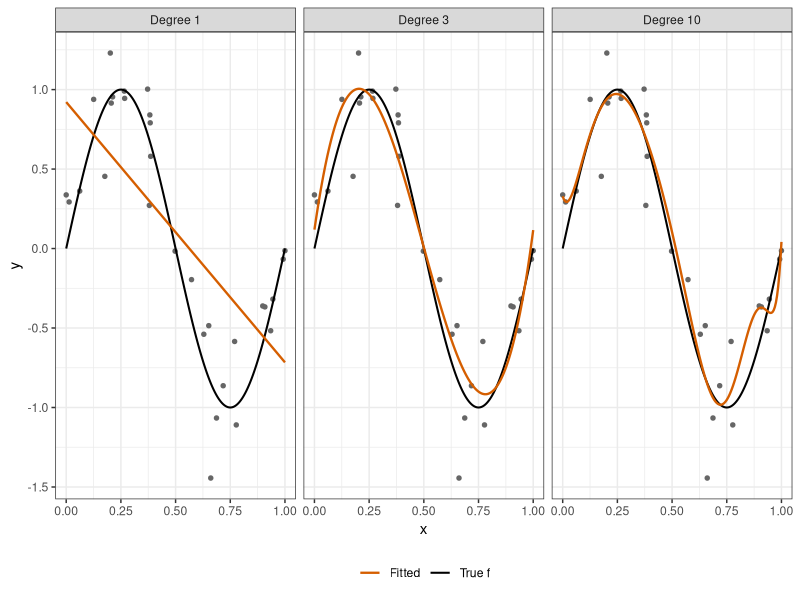
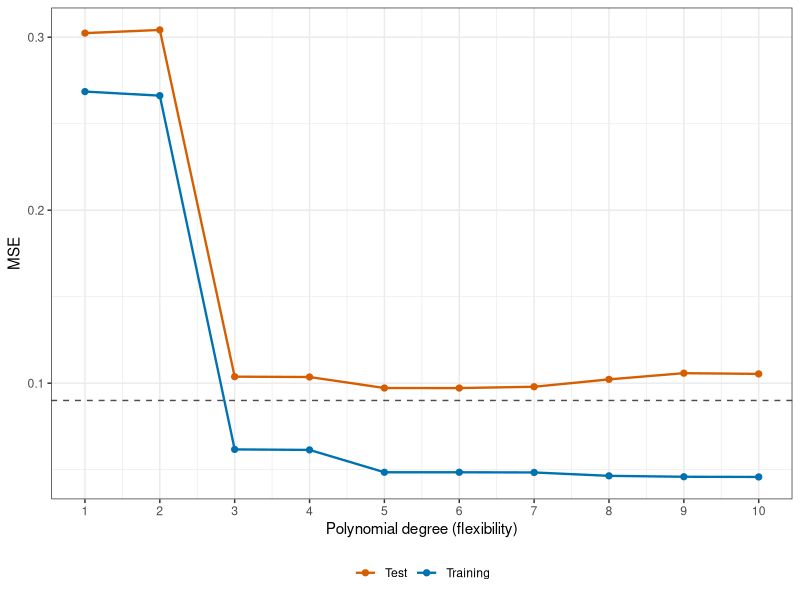
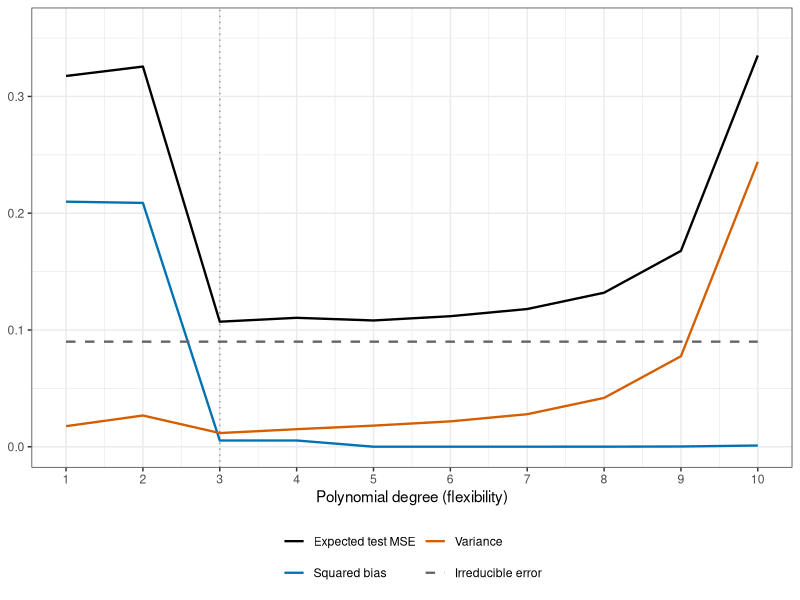
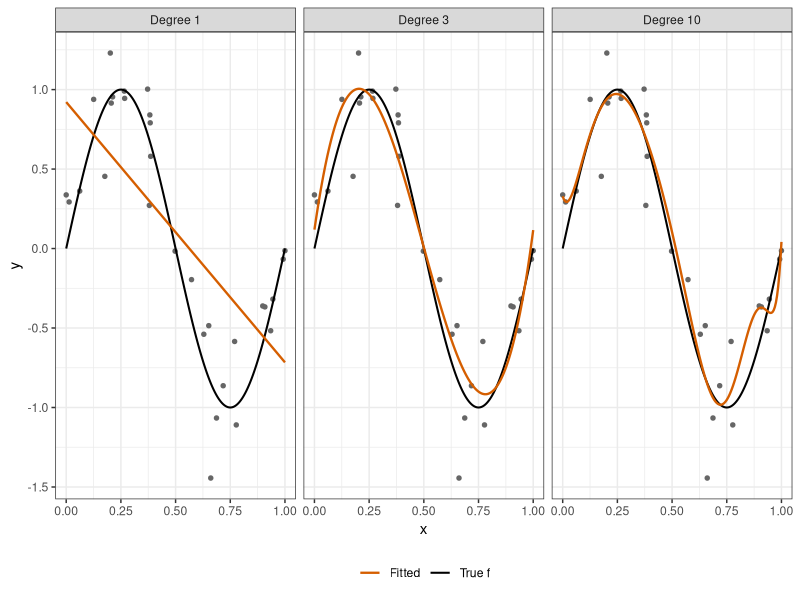
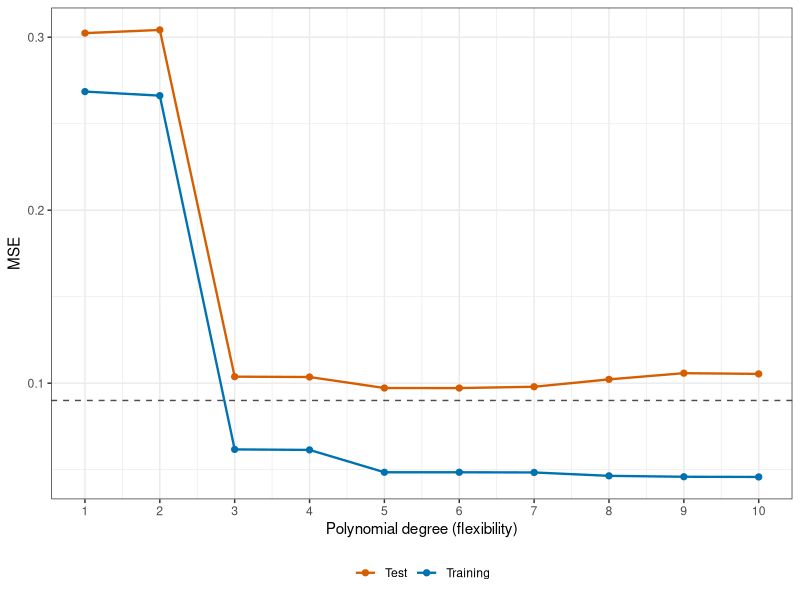
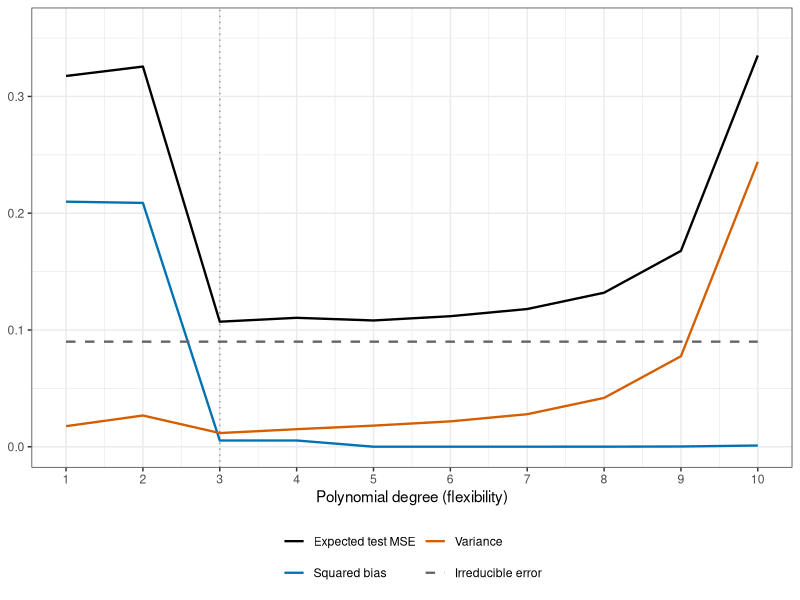

Write R code to recreate these figures, in order.
# sim_biasvar.R
# Simulated data: y = sin(2 pi x) + eps, polynomial regression of degree 1..10.
# Produces: sim_fits.pdf, sim_train_test_mse.pdf, sim_biasvar_decomp.pdf

library(ggplot2)
library(dplyr)
library(tidyr)


f <- function(x) sin(2 * pi * x)
sigma <- 0.3
n <- 30
degrees <- 1:10

# training x always contains the endpoints 0 and 1, so no extrapolation on [0, 1]
sim_data <- function(n) {
  x <- c(0, 1, runif(n - 2))
  data.frame(x = x, y = f(x) + rnorm(n, sd = sigma))
}

set.seed(1)
train <- sim_data(n)

# ---- Figure 1: fits of degree 1, 3, 10 -------------------------------------
x_grid   <- seq(0, 1, length.out = 200)
deg_show <- c(1, 3, 10)
lab_show <- paste("Degree", deg_show)

fits <- bind_rows(lapply(deg_show, function(d) {
  m <- lm(y ~ poly(x, d), data = train)
  data.frame(x = x_grid,
             yhat = predict(m, data.frame(x = x_grid)),
             model = factor(paste("Degree", d), levels = lab_show))
}))

truth <- data.frame(x = x_grid, y = f(x_grid))

p1 <- ggplot() +
  geom_point(data = train, aes(x, y), colour = "grey40", size = 1.2) +
  geom_line(data = truth, aes(x, y, colour = "True f"), linewidth = 0.7) +
  geom_line(data = fits, aes(x, yhat, colour = "Fitted"), linewidth = 0.8) +
  facet_wrap(~ model) +
  scale_colour_manual(values = c("True f" = "black", "Fitted" = "#D55E00"), name = NULL) +
  labs(x = "x", y = "y") +
  theme_bw(base_size = 11) +
  theme(legend.position = "bottom")

p1

ggsave("sim_fits.pdf", p1, width = 9, height = 3.2)

# ---- Figure 2: training vs test MSE (one training set, large test set) ------
test <- sim_data(5000)

mse <- bind_rows(lapply(degrees, function(d) {
  m <- lm(y ~ poly(x, d), data = train)
  data.frame(degree = d,
             Training = mean(residuals(m)^2),
             Test = mean((test$y - predict(m, test))^2))
})) |>
  pivot_longer(c(Training, Test), names_to = "set", values_to = "mse")

p2 <- ggplot(mse, aes(degree, mse, colour = set)) +
  geom_hline(yintercept = sigma^2, linetype = "dashed", colour = "grey30") +
  geom_line(linewidth = 0.8) +
  geom_point(size = 1.8) +
  scale_x_continuous(breaks = degrees) +
  scale_colour_manual(values = c(Training = "#0072B2", Test = "#D55E00"), name = NULL) +
  labs(x = "Polynomial degree (flexibility)", y = "MSE") +
  theme_bw(base_size = 11) +
  theme(legend.position = "bottom")

p2

ggsave("sim_train_test_mse.pdf", p2, width = 5, height = 3.4)

# ---- Figure 3: bias-variance decomposition from repeated training sets ------
R      <- 500
x_test <- seq(0, 1, length.out = 100)
preds  <- array(NA_real_, dim = c(R, length(x_test), length(degrees)))

set.seed(2)
for (r in seq_len(R)) {
  tr <- sim_data(n)
  for (d in degrees) {
    m <- lm(y ~ poly(x, d), data = tr)
    preds[r, , d] <- predict(m, data.frame(x = x_test))
  }
}

bv <- bind_rows(lapply(degrees, function(d) {
  P <- preds[, , d]
  data.frame(degree = d,
             bias2 = mean((colMeans(P) - f(x_test))^2),
             variance = mean(apply(P, 2, var)))
})) |>
  mutate(noise = sigma^2, test_mse = bias2 + variance + noise)

comp_levels <- c("Expected test MSE", "Squared bias", "Variance", "Irreducible error")
bv_long <- bv |>
  pivot_longer(c(test_mse, bias2, variance, noise), names_to = "component", values_to = "value") |>
  mutate(component = factor(component,
                            levels = c("test_mse", "bias2", "variance", "noise"),
                            labels = comp_levels))

best <- bv$degree[which.min(bv$test_mse)]

p3 <- ggplot(bv_long, aes(degree, value, colour = component, linetype = component)) +
  geom_vline(xintercept = best, colour = "grey60", linetype = "dotted") +
  geom_line(linewidth = 0.8) +
  scale_x_continuous(breaks = degrees) +
  scale_colour_manual(values = c("Expected test MSE" = "black", "Squared bias" = "#0072B2",
                                 "Variance" = "#D55E00", "Irreducible error" = "grey40"),
                      name = NULL) +
  scale_linetype_manual(values = c("Expected test MSE" = "solid", "Squared bias" = "solid",
                                   "Variance" = "solid", "Irreducible error" = "dashed"),
                        name = NULL) +
  coord_cartesian(ylim = c(0, max(bv$test_mse[bv$degree <= 8]) * 1.1)) +
  labs(x = "Polynomial degree (flexibility)", y = NULL) +
  theme_bw(base_size = 11) +
  theme(legend.position = "bottom") +
  guides(colour = guide_legend(nrow = 2), linetype = guide_legend(nrow = 2))

p3

ggsave("sim_biasvar_decomp.pdf", p3, width = 5, height = 3.6)
